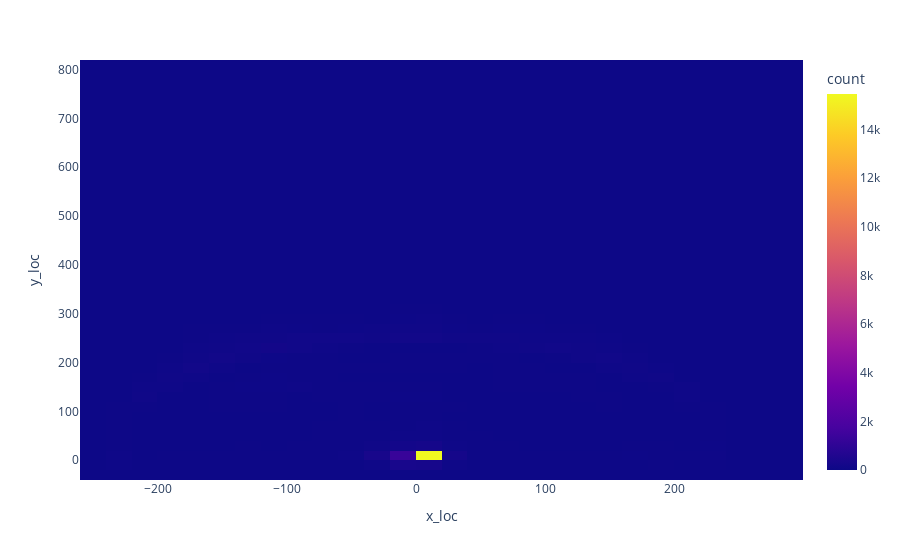

The cell this chart's notebook holds for it:
### Code cell
px.density_heatmap(d,x='x_loc',y = 'y_loc')

### Figure 1 — Plotly figure (JSON) as saved in the notebook; plotly's stock layout.template omitted (floating-point values rounded to 4 significant figures; data arrays with more than 128 entries replaced by an {"elided": "..."} marker saying what was removed)
{"data": [{"coloraxis": "coloraxis", "hovertemplate": "x_loc=%{x}<br>y_loc=%{y}<br>count=%{z}<extra></extra>", "name": "", "type": "histogram2d", "x": {"elided": "28683 int values"}, "xaxis": "x", "xbingroup": "x", "y": {"elided": "28683 int values"}, "yaxis": "y", "ybingroup": "y"}], "layout": {"coloraxis": {"colorbar": {"title": {"text": "count"}}, "colorscale": [[0, "#0d0887"], [0.1111, "#46039f"], [0.2222, "#7201a8"], [0.3333, "#9c179e"], [0.4444, "#bd3786"], [0.5556, "#d8576b"], [0.6667, "#ed7953"], [0.7778, "#fb9f3a"], [0.8889, "#fdca26"], [1, "#f0f921"]]}, "legend": {"tracegroupgap": 0}, "margin": {"t": 60}, "xaxis": {"anchor": "y", "domain": [0, 1], "title": {"text": "x_loc"}}, "yaxis": {"anchor": "x", "domain": [0, 1], "title": {"text": "y_loc"}}}}
